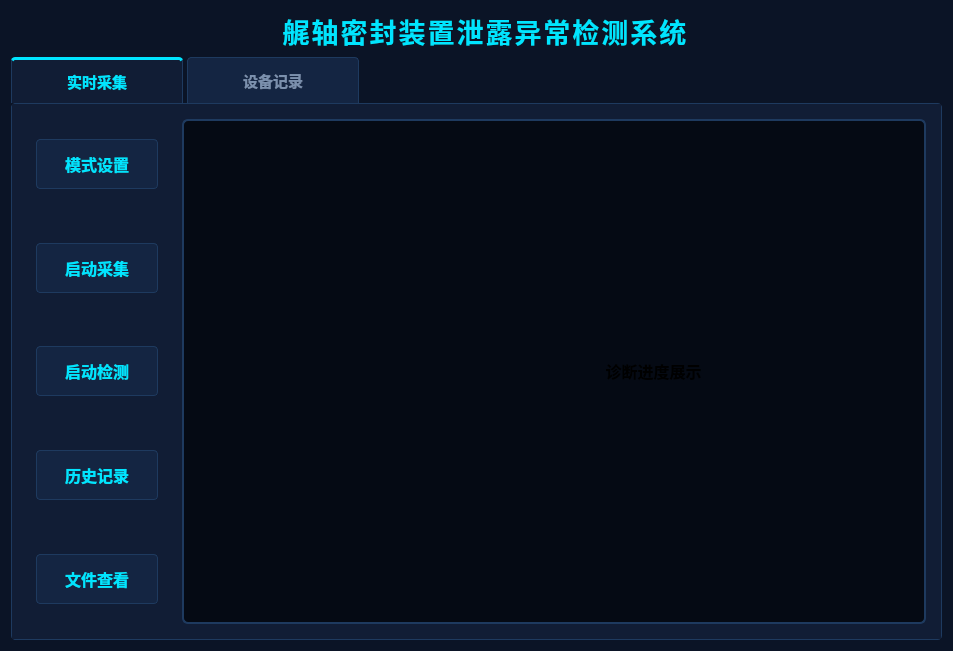
<?xml version="1.0" encoding="UTF-8"?>
<ui version="4.0">
 <class>B_window</class>
 <widget class="QDialog" name="B_window">
  <property name="geometry">
   <rect>
    <x>0</x>
    <y>0</y>
    <width>953</width>
    <height>651</height>
   </rect>
  </property>
  <property name="windowTitle">
   <string>Dialog</string>
  </property>
  <property name="styleSheet">
   <string notr="true">
/* ================= 全局基础样式 ================= */
QWidget#B_window { background-color: #0b1426; }

QLabel#label_title {
    color: #00e5ff;
    background-color: transparent;
    letter-spacing: 2px;
}

/* ================= 选项卡样式 ================= */
QTabWidget::pane {
    border: 1px solid #1e3a5f;
    background-color: #111d35;
    border-radius: 4px;
}

QTabBar::tab {
    background: #142542;
    color: #7b90ad;
    padding: 10px 25px;
    margin-right: 4px;
    border: 1px solid #1e3a5f;
    border-bottom: none;
    border-top-left-radius: 4px;
    border-top-right-radius: 4px;
    min-width: 120px;
    font-size: 11pt; /* 调整后的字体大小 */
    font-weight: bold;
}

QTabBar::tab:selected {
    background: #111d35;
    color: #00e5ff;
    border-top: 3px solid #00e5ff;
}

QTabBar::tab:hover:!selected {
    background: #1a3359;
    color: #ffffff;
}

QWidget#tab_realtime_4, QWidget#tab_records_4, QWidget#tab_diagnosis {
    background-color: #111d35;
}

/* ================= 左侧功能按钮样式 ================= */
QPushButton {
    background-color: #142542;
    color: #00e5ff;
    border: 1px solid #1e3a5f;
    border-radius: 4px;
    padding: 12px;
    font-family: &quot;Microsoft YaHei&quot;;
    font-size: 16px;
    font-weight: bold;
}

QPushButton:hover { background-color: #1a3359; border: 1px solid #00e5ff; }
QPushButton:pressed { background-color: #00e5ff; color: #0b1426; }

/* ================= 右侧显示大屏样式 (仅保留前两页的) ================= */
QFrame#frame_display_4, QFrame#frame_display_records_4 {
    background-color: #050a14;
    border: 2px solid #1e3a5f;
    border-radius: 6px;
}

/* ================= 第三页：智能诊断专项样式 ================= */
/* 大圆盘底座 */
QFrame#frame_dial {
    background-color: #050a14;
    border: 4px solid #1e3a5f;
    border-radius: 80px; /* 宽度160的一半，形成完美的圆 */
}

/* 状态小显示屏 (窄矩形) */
QLabel#label_diag_status {
    background-color: #050a14;
    border: 2px solid #1e3a5f;
    border-radius: 4px;
    color: #3b5070; /* 暗暗的初始颜色 */
}
   </string>
  </property>
  <layout class="QVBoxLayout" name="verticalLayout">
   <item>
    <widget class="QLabel" name="label_title">
     <property name="font">
      <font>
       <family>华文仿宋</family>
       <pointsize>20</pointsize>
       <weight>75</weight>
       <italic>false</italic>
       <bold>true</bold>
      </font>
     </property>
     <property name="styleSheet">
      <string notr="true">font: bold 20pt &quot;华文仿宋&quot;;</string>
     </property>
     <property name="text">
      <string>  艉轴密封装置泄露异常检测系统</string>
     </property>
     <property name="alignment">
      <set>Qt::AlignCenter</set>
     </property>
    </widget>
   </item>
   <item>
    <widget class="QTabWidget" name="B_window3">
     <property name="font">
      <font>
       <family>华文仿宋</family>
       <pointsize>12</pointsize>
       <weight>75</weight>
       <italic>false</italic>
       <bold>true</bold>
      </font>
     </property>
     <property name="styleSheet">
      <string notr="true">font: bold 12pt &quot;华文仿宋&quot;;</string>
     </property>
     <property name="currentIndex">
      <number>0</number>
     </property>
     <widget class="QWidget" name="tab_realtime_4">
      <attribute name="title">
       <string>实时采集</string>
      </attribute>
      <layout class="QHBoxLayout" name="horizontalLayout_realtime_4">
       <property name="spacing">
        <number>15</number>
       </property>
       <property name="leftMargin">
        <number>15</number>
       </property>
       <property name="topMargin">
        <number>15</number>
       </property>
       <property name="rightMargin">
        <number>15</number>
       </property>
       <property name="bottomMargin">
        <number>15</number>
       </property>
       <item>
        <widget class="QFrame" name="frame_buttons_4">
         <property name="minimumSize">
          <size>
           <width>140</width>
           <height>0</height>
          </size>
         </property>
         <property name="maximumSize">
          <size>
           <width>140</width>
           <height>16777215</height>
          </size>
         </property>
         <layout class="QVBoxLayout" name="verticalLayout_buttons_4">
          <property name="spacing">
           <number>20</number>
          </property>
          <property name="topMargin">
           <number>20</number>
          </property>
          <property name="bottomMargin">
           <number>20</number>
          </property>
          <item>
           <widget class="QPushButton" name="CJ_B1">
            <property name="styleSheet">
             <string notr="true">/* ========================================= */
/* 当按钮被选中时（高亮状态） */
/* ========================================= */
QPushButton:checked {
    background-color: #00e5ff; /* 亮青色底色 */
    color: #050a14;            /* 深色文字，对比更明显 */
    border: 2px solid #00e5ff; /* 边框也变成亮青色 */
    font-weight: bold;         /* 字体加粗 */
}</string>
            </property>
            <property name="text">
             <string>模式设置</string>
            </property>
            <property name="checkable">
             <bool>true</bool>
            </property>
            <property name="autoExclusive">
             <bool>true</bool>
            </property>
           </widget>
          </item>
          <item>
           <spacer name="verticalSpacer_13">
            <property name="orientation">
             <enum>Qt::Vertical</enum>
            </property>
            <property name="sizeHint" stdset="0">
             <size>
              <width>20</width>
              <height>40</height>
             </size>
            </property>
           </spacer>
          </item>
          <item>
           <widget class="QPushButton" name="CJ_B2">
            <property name="styleSheet">
             <string notr="true">QPushButton:checked {
    background-color: #00e5ff; 
    color: #050a14;            
    border: 2px solid #00e5ff; 
    font-weight: bold;         
}</string>
            </property>
            <property name="text">
             <string>启动采集</string>
            </property>
            <property name="checkable">
             <bool>true</bool>
            </property>
            <property name="autoExclusive">
             <bool>true</bool>
            </property>
           </widget>
          </item>
          <item>
           <spacer name="verticalSpacer_14">
            <property name="orientation">
             <enum>Qt::Vertical</enum>
            </property>
            <property name="sizeHint" stdset="0">
             <size>
              <width>20</width>
              <height>40</height>
             </size>
            </property>
           </spacer>
          </item>
          <item>
           <widget class="QPushButton" name="CJ_B5">
            <property name="styleSheet">
             <string notr="true">QPushButton:checked {
    background-color: #00e5ff; 
    color: #050a14;            
    border: 2px solid #00e5ff; 
    font-weight: bold;         
}</string>
            </property>
            <property name="text">
             <string>启动检测</string>
            </property>
            <property name="checkable">
             <bool>true</bool>
            </property>
            <property name="autoExclusive">
             <bool>true</bool>
            </property>
           </widget>
          </item>
          <item>
           <spacer name="verticalSpacer_15">
            <property name="orientation">
             <enum>Qt::Vertical</enum>
            </property>
            <property name="sizeHint" stdset="0">
             <size>
              <width>20</width>
              <height>40</height>
             </size>
            </property>
           </spacer>
          </item>
          <item>
           <widget class="QPushButton" name="CJ_B3">
            <property name="styleSheet">
             <string notr="true">QPushButton:checked {
    background-color: #00e5ff; 
    color: #050a14;            
    border: 2px solid #00e5ff; 
    font-weight: bold;         
}</string>
            </property>
            <property name="text">
             <string>历史记录</string>
            </property>
            <property name="checkable">
             <bool>true</bool>
            </property>
            <property name="autoExclusive">
             <bool>true</bool>
            </property>
           </widget>
          </item>
          <item>
           <spacer name="verticalSpacer_16">
            <property name="orientation">
             <enum>Qt::Vertical</enum>
            </property>
            <property name="sizeHint" stdset="0">
             <size>
              <width>20</width>
              <height>40</height>
             </size>
            </property>
           </spacer>
          </item>
          <item>
           <widget class="QPushButton" name="CJ_B4">
            <property name="styleSheet">
             <string notr="true">QPushButton:checked {
    background-color: #00e5ff; 
    color: #050a14;            
    border: 2px solid #00e5ff; 
    font-weight: bold;         
}</string>
            </property>
            <property name="text">
             <string>文件查看</string>
            </property>
            <property name="checkable">
             <bool>true</bool>
            </property>
            <property name="autoExclusive">
             <bool>true</bool>
            </property>
           </widget>
          </item>
         </layout>
        </widget>
       </item>
       <item>
        <widget class="QFrame" name="frame_display_4">
         <property name="frameShape">
          <enum>QFrame::StyledPanel</enum>
         </property>
         <layout class="QVBoxLayout" name="verticalLayout_display_4">
          <item>
           <widget class="QCustomPlot" name="SJ_screen" native="true">
            <widget class="QWidget" name="layoutWidget_4">
             <property name="geometry">
              <rect>
               <x>30</x>
               <y>160</y>
               <width>661</width>
               <height>162</height>
              </rect>
             </property>
             <layout class="QHBoxLayout" name="horizontalLayout_diag_top_6">
              <property name="spacing">
               <number>40</number>
              </property>
              <item>
               <widget class="QFrame" name="frame_dial_b">
                <property name="minimumSize">
                 <size>
                  <width>160</width>
                  <height>160</height>
                 </size>
                </property>
                <property name="maximumSize">
                 <size>
                  <width>160</width>
                  <height>160</height>
                 </size>
                </property>
               </widget>
              </item>
              <item>
               <widget class="QLabel" name="label_diag_status_b">
                <property name="minimumSize">
                 <size>
                  <width>280</width>
                  <height>60</height>
                 </size>
                </property>
                <property name="maximumSize">
                 <size>
                  <width>16777215</width>
                  <height>60</height>
                 </size>
                </property>
                <property name="font">
                 <font>
                  <family>华文仿宋</family>
                  <pointsize>12</pointsize>
                  <weight>75</weight>
                  <italic>false</italic>
                  <bold>true</bold>
                 </font>
                </property>
                <property name="text">
                 <string>诊断进度展示</string>
                </property>
                <property name="alignment">
                 <set>Qt::AlignCenter</set>
                </property>
               </widget>
              </item>
             </layout>
            </widget>
           </widget>
          </item>
         </layout>
        </widget>
       </item>
      </layout>
     </widget>
     <widget class="QWidget" name="tab_records_4">
      <attribute name="title">
       <string>设备记录</string>
      </attribute>
      <layout class="QHBoxLayout" name="horizontalLayout_records_4">
       <property name="spacing">
        <number>15</number>
       </property>
       <property name="leftMargin">
        <number>15</number>
       </property>
       <property name="topMargin">
        <number>15</number>
       </property>
       <property name="rightMargin">
        <number>15</number>
       </property>
       <property name="bottomMargin">
        <number>15</number>
       </property>
       <item>
        <widget class="QFrame" name="frame_buttons_records_4">
         <property name="minimumSize">
          <size>
           <width>140</width>
           <height>0</height>
          </size>
         </property>
         <property name="maximumSize">
          <size>
           <width>140</width>
           <height>16777215</height>
          </size>
         </property>
         <layout class="QVBoxLayout" name="verticalLayout_buttons_records_4">
          <property name="spacing">
           <number>20</number>
          </property>
          <property name="topMargin">
           <number>20</number>
          </property>
          <property name="bottomMargin">
           <number>20</number>
          </property>
          <item>
           <widget class="QPushButton" name="JL_B1">
            <property name="text">
             <string>模式设置</string>
            </property>
           </widget>
          </item>
          <item>
           <spacer>
            <property name="orientation">
             <enum>Qt::Vertical</enum>
            </property>
            <property name="sizeHint" stdset="0">
             <size>
              <width>0</width>
              <height>0</height>
             </size>
            </property>
           </spacer>
          </item>
          <item>
           <widget class="QPushButton" name="JL_B2">
            <property name="text">
             <string>启动存储</string>
            </property>
           </widget>
          </item>
          <item>
           <spacer>
            <property name="orientation">
             <enum>Qt::Vertical</enum>
            </property>
            <property name="sizeHint" stdset="0">
             <size>
              <width>0</width>
              <height>0</height>
             </size>
            </property>
           </spacer>
          </item>
          <item>
           <widget class="QPushButton" name="JL_B3">
            <property name="text">
             <string>文件查看</string>
            </property>
           </widget>
          </item>
          <item>
           <spacer>
            <property name="orientation">
             <enum>Qt::Vertical</enum>
            </property>
            <property name="sizeHint" stdset="0">
             <size>
              <width>0</width>
              <height>0</height>
             </size>
            </property>
           </spacer>
          </item>
          <item>
           <widget class="QPushButton" name="JL_B4">
            <property name="text">
             <string>文件删除</string>
            </property>
           </widget>
          </item>
          <item>
           <spacer>
            <property name="orientation">
             <enum>Qt::Vertical</enum>
            </property>
            <property name="sizeHint" stdset="0">
             <size>
              <width>0</width>
              <height>0</height>
             </size>
            </property>
           </spacer>
          </item>
          <item>
           <widget class="QPushButton" name="JL_B5">
            <property name="text">
             <string>文件上传</string>
            </property>
           </widget>
          </item>
         </layout>
        </widget>
       </item>
       <item>
        <widget class="QFrame" name="frame_display_records_4">
         <property name="frameShape">
          <enum>QFrame::StyledPanel</enum>
         </property>
         <layout class="QVBoxLayout" name="verticalLayout_display_records_4">
          <item>
           <widget class="QWidget" name="JL_screen_4" native="true"/>
          </item>
         </layout>
        </widget>
       </item>
      </layout>
     </widget>
    </widget>
   </item>
  </layout>
 </widget>
 <customwidgets>
  <customwidget>
   <class>QCustomPlot</class>
   <extends>QWidget</extends>
   <header>qcustomplot.h</header>
   <container>1</container>
  </customwidget>
 </customwidgets>
 <resources/>
 <connections/>
</ui>
